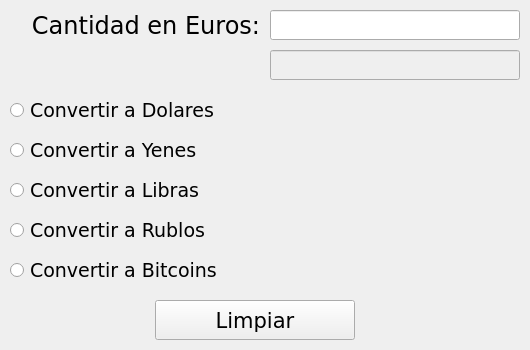
<?xml version="1.0" encoding="UTF-8"?>
<ui version="4.0">
 <class>MainWindow</class>
 <widget class="QMainWindow" name="MainWindow">
  <property name="geometry">
   <rect>
    <x>0</x>
    <y>0</y>
    <width>530</width>
    <height>350</height>
   </rect>
  </property>
  <property name="windowTitle">
   <string>Conversor de monedas</string>
  </property>
  <property name="windowIcon">
   <iconset>
    <normaloff>../iconos/icono.png</normaloff>../iconos/icono.png</iconset>
  </property>
  <widget class="QWidget" name="centralwidget">
   <widget class="QRadioButton" name="boton_convertir_dolares">
    <property name="geometry">
     <rect>
      <x>10</x>
      <y>90</y>
      <width>250</width>
      <height>40</height>
     </rect>
    </property>
    <property name="font">
     <font>
      <family>Verdana</family>
      <pointsize>14</pointsize>
     </font>
    </property>
    <property name="text">
     <string>Convertir a Dolares</string>
    </property>
    <property name="icon">
     <iconset>
      <normaloff>../iconos/simbolo-dolar.png</normaloff>../iconos/simbolo-dolar.png</iconset>
    </property>
    <property name="iconSize">
     <size>
      <width>32</width>
      <height>32</height>
     </size>
    </property>
   </widget>
   <widget class="QRadioButton" name="boton_convertir_yenes">
    <property name="geometry">
     <rect>
      <x>10</x>
      <y>130</y>
      <width>250</width>
      <height>40</height>
     </rect>
    </property>
    <property name="font">
     <font>
      <family>Verdana</family>
      <pointsize>14</pointsize>
     </font>
    </property>
    <property name="text">
     <string>Convertir a Yenes</string>
    </property>
    <property name="icon">
     <iconset>
      <normaloff>../iconos/simbolo-yen.png</normaloff>../iconos/simbolo-yen.png</iconset>
    </property>
    <property name="iconSize">
     <size>
      <width>32</width>
      <height>32</height>
     </size>
    </property>
   </widget>
   <widget class="QLineEdit" name="edit_euros">
    <property name="geometry">
     <rect>
      <x>270</x>
      <y>10</y>
      <width>250</width>
      <height>30</height>
     </rect>
    </property>
    <property name="font">
     <font>
      <family>Verdana</family>
      <pointsize>18</pointsize>
     </font>
    </property>
   </widget>
   <widget class="QLineEdit" name="edit_resultado">
    <property name="enabled">
     <bool>false</bool>
    </property>
    <property name="geometry">
     <rect>
      <x>270</x>
      <y>50</y>
      <width>250</width>
      <height>30</height>
     </rect>
    </property>
    <property name="font">
     <font>
      <family>Verdana</family>
      <pointsize>18</pointsize>
     </font>
    </property>
   </widget>
   <widget class="QLabel" name="label">
    <property name="geometry">
     <rect>
      <x>10</x>
      <y>10</y>
      <width>250</width>
      <height>30</height>
     </rect>
    </property>
    <property name="font">
     <font>
      <family>Verdana</family>
      <pointsize>18</pointsize>
     </font>
    </property>
    <property name="text">
     <string>Cantidad en Euros:</string>
    </property>
    <property name="alignment">
     <set>Qt::AlignRight|Qt::AlignTrailing|Qt::AlignVCenter</set>
    </property>
   </widget>
   <widget class="QLabel" name="label_resultado">
    <property name="geometry">
     <rect>
      <x>10</x>
      <y>50</y>
      <width>250</width>
      <height>30</height>
     </rect>
    </property>
    <property name="font">
     <font>
      <family>Verdana</family>
      <pointsize>18</pointsize>
     </font>
    </property>
    <property name="text">
     <string/>
    </property>
    <property name="alignment">
     <set>Qt::AlignRight|Qt::AlignTrailing|Qt::AlignVCenter</set>
    </property>
   </widget>
   <widget class="QRadioButton" name="boton_convertir_libras">
    <property name="geometry">
     <rect>
      <x>10</x>
      <y>170</y>
      <width>250</width>
      <height>40</height>
     </rect>
    </property>
    <property name="font">
     <font>
      <family>Verdana</family>
      <pointsize>14</pointsize>
     </font>
    </property>
    <property name="text">
     <string>Convertir a Libras</string>
    </property>
    <property name="icon">
     <iconset>
      <normaloff>../iconos/simbolo-libra.png</normaloff>../iconos/simbolo-libra.png</iconset>
    </property>
    <property name="iconSize">
     <size>
      <width>32</width>
      <height>32</height>
     </size>
    </property>
   </widget>
   <widget class="QRadioButton" name="boton_convertir_rublos">
    <property name="geometry">
     <rect>
      <x>10</x>
      <y>210</y>
      <width>250</width>
      <height>40</height>
     </rect>
    </property>
    <property name="font">
     <font>
      <family>Verdana</family>
      <pointsize>14</pointsize>
     </font>
    </property>
    <property name="text">
     <string>Convertir a Rublos</string>
    </property>
    <property name="icon">
     <iconset>
      <normaloff>../iconos/simbolo-rublo.png</normaloff>../iconos/simbolo-rublo.png</iconset>
    </property>
    <property name="iconSize">
     <size>
      <width>32</width>
      <height>32</height>
     </size>
    </property>
   </widget>
   <widget class="QRadioButton" name="boton_convertir_bitcoins">
    <property name="geometry">
     <rect>
      <x>10</x>
      <y>250</y>
      <width>250</width>
      <height>40</height>
     </rect>
    </property>
    <property name="font">
     <font>
      <family>Verdana</family>
      <pointsize>14</pointsize>
     </font>
    </property>
    <property name="text">
     <string>Convertir a Bitcoins</string>
    </property>
    <property name="icon">
     <iconset>
      <normaloff>../iconos/simbolo-bitcoin.png</normaloff>../iconos/simbolo-bitcoin.png</iconset>
    </property>
    <property name="iconSize">
     <size>
      <width>32</width>
      <height>32</height>
     </size>
    </property>
   </widget>
   <widget class="QPushButton" name="boton_borrar">
    <property name="geometry">
     <rect>
      <x>155</x>
      <y>300</y>
      <width>200</width>
      <height>40</height>
     </rect>
    </property>
    <property name="font">
     <font>
      <family>Verdana</family>
      <pointsize>16</pointsize>
     </font>
    </property>
    <property name="text">
     <string>Limpiar</string>
    </property>
    <property name="icon">
     <iconset>
      <normaloff>../iconos/borrar.png</normaloff>../iconos/borrar.png</iconset>
    </property>
    <property name="iconSize">
     <size>
      <width>32</width>
      <height>32</height>
     </size>
    </property>
   </widget>
  </widget>
 </widget>
 <resources/>
 <connections/>
</ui>
